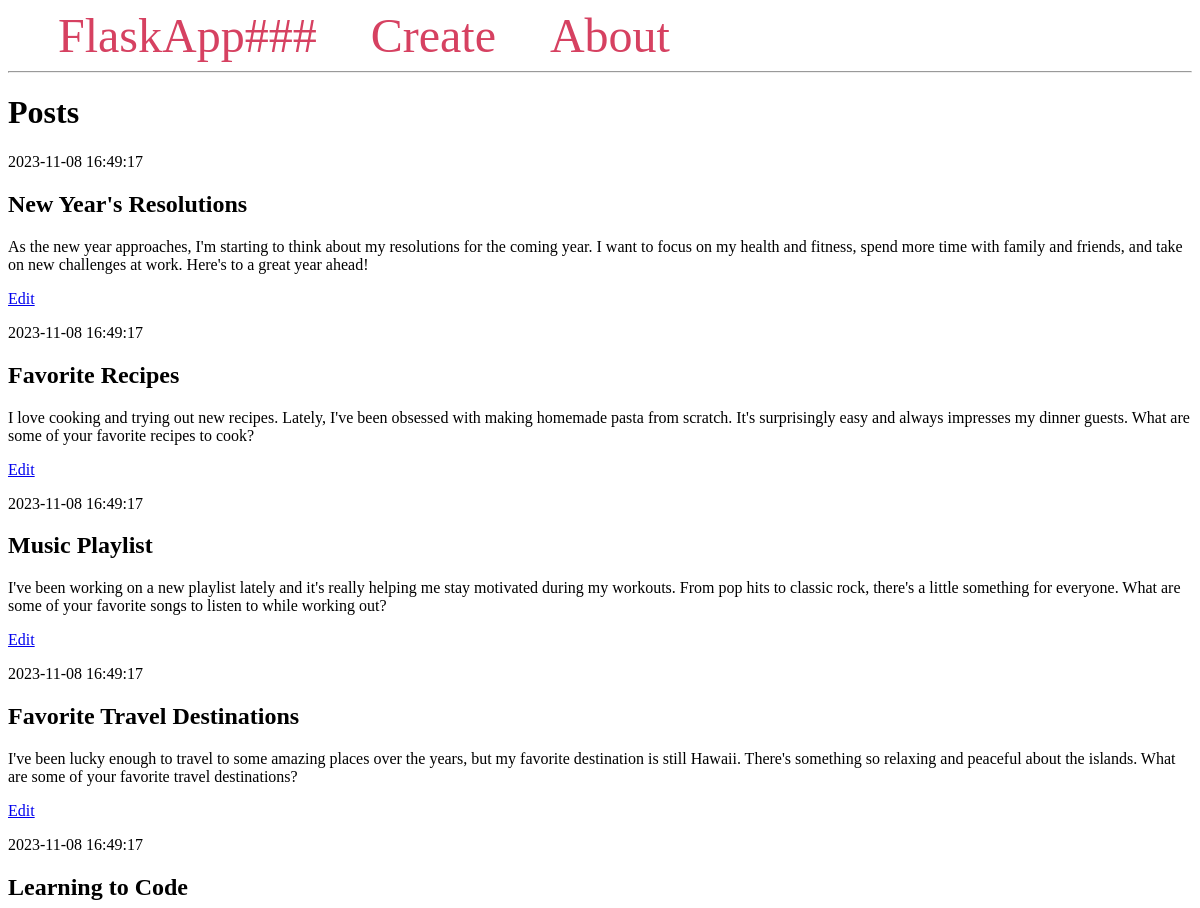
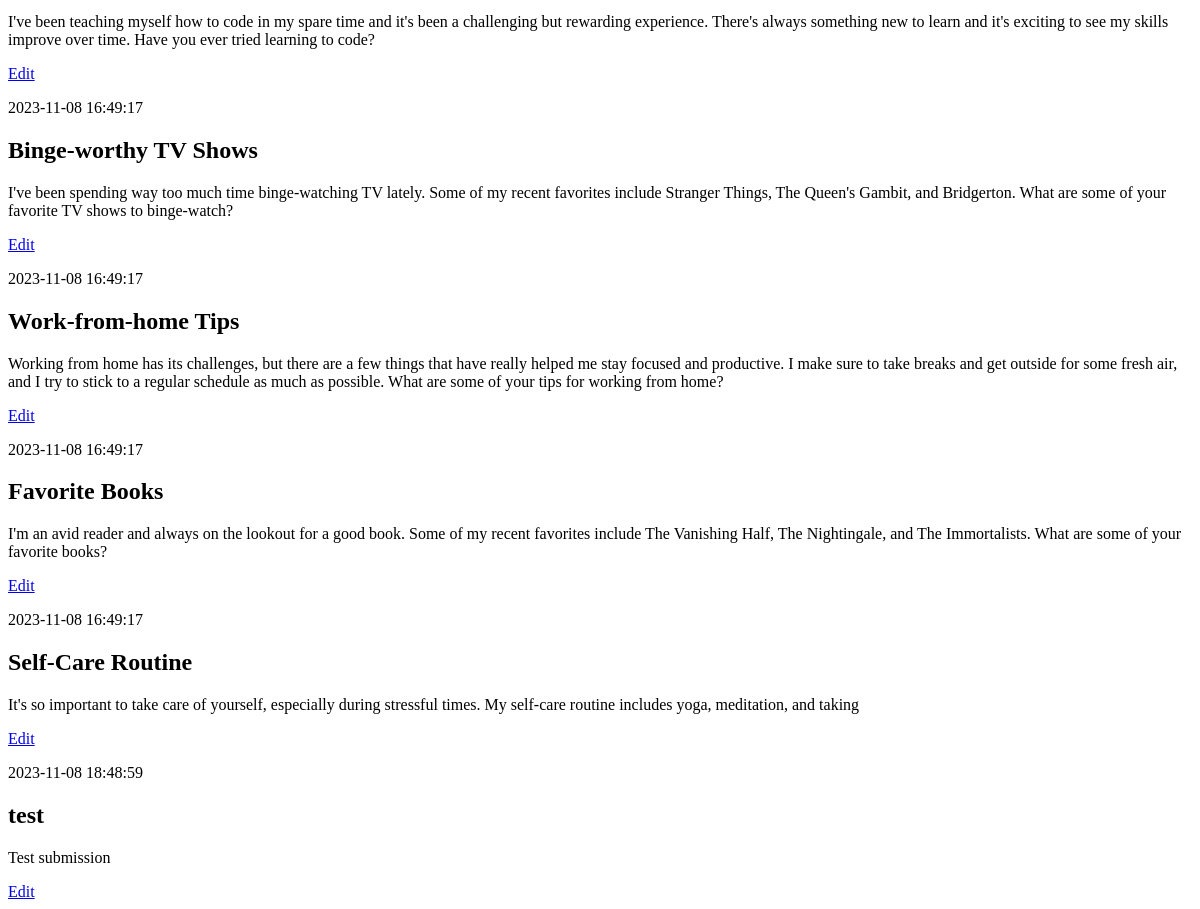
The page / on the database its author committed (2 pictures, top to bottom).
### tables this page shows
CREATE TABLE posts (
    id INTEGER PRIMARY KEY AUTOINCREMENT,
    created TIMESTAMP NOT NULL DEFAULT CURRENT_TIMESTAMP,
    title TEXT NOT NULL,
    content TEXT NOT NULL
);

### app.py (the view)
@app.route('/')
def index():
    conn = get_db_connection()
    query = 'SELECT * FROM posts'
    posts = conn.execute(query).fetchall()
    conn.close()
    return render_template('index.html', posts=posts)

### app.py (called while the page is built)
def get_db_connection():
    conn = sqlite3.connect('database.db')
    conn.row_factory = sqlite3.Row
    return conn

### templates/index.html
{% extends 'base.html' %}
{% block content %}
    <h1>{% block title %} Posts {% endblock %}</h1>
    {% for post in posts %}
        <div class ="posts">
            <p>{{post['created'] }}</p>
            <h2>{{post['title'] }} </h2>
            <p>{{post['content'] }}</p>
            <a href="{{ url_for('edit', id=post['id']) }}">Edit</a>
        </div>
    {% endfor %}
{% endblock %}

### templates/base.html (shortened to what this page needs)
<!DOCTYPE html>
<html lang="en">
<head>
</head>
<body>
    <nav>
        <a href="{{ url_for('index') }}">FlaskApp###</a>
        <a href="{{ url_for('create') }}">Create</a>
        <a href="#">About</a>
    </nav>
    <hr>
    <div class="content">
        {% block content %} {% endblock %}
    </div>
</body>
</html>

### templates/base.html (style rules this page uses)
nav a { color: #d64161; font-size: 3em; margin-left: 50px; text-decoration: none; }

### rows shown on the page
posts: created "2023-11-08 16:49:17", title "New Year's Resolutions", content "As the new year approaches, I'm starting to think about my resolutions for the coming year. I want to focus on my health and fitness, spend more time with family and friends, and take on new challenges at work. Here's to a great year ahead!"
posts: created "2023-11-08 16:49:17", title "Favorite Recipes", content "I love cooking and trying out new recipes. Lately, I've been obsessed with making homemade pasta from scratch. It's surprisingly easy and always impresses my dinner guests. What are some of your favorite recipes to cook?"
posts: created "2023-11-08 16:49:17", title "Music Playlist", content "I've been working on a new playlist lately and it's really helping me stay motivated during my workouts. From pop hits to classic rock, there's a little something for everyone. What are some of your favorite songs to listen to while working out?"
posts: created "2023-11-08 16:49:17", title "Favorite Travel Destinations", content "I've been lucky enough to travel to some amazing places over the years, but my favorite destination is still Hawaii. There's something so relaxing and peaceful about the islands. What are some of your favorite travel destinations?"
posts: created "2023-11-08 16:49:17", title "Learning to Code", content "I've been teaching myself how to code in my spare time and it's been a challenging but rewarding experience. There's always something new to learn and it's exciting to see my skills improve over time. Have you ever tried learning to code?"
posts: created "2023-11-08 16:49:17", title "Binge-worthy TV Shows", content "I've been spending way too much time binge-watching TV lately. Some of my recent favorites include Stranger Things, The Queen's Gambit, and Bridgerton. What are some of your favorite TV shows to binge-watch?"
posts: created "2023-11-08 16:49:17", title "Work-from-home Tips", content "Working from home has its challenges, but there are a few things that have really helped me stay focused and productive. I make sure to take breaks and get outside for some fresh air, and I try to stick to a regular schedule as much as possible. What are some of your tips for working from home?"
posts: created "2023-11-08 16:49:17", title "Favorite Books", content "I'm an avid reader and always on the lookout for a good book. Some of my recent favorites include The Vanishing Half, The Nightingale, and The Immortalists. What are some of your favorite books?"
posts: created "2023-11-08 16:49:17", title "Self-Care Routine", content "It's so important to take care of yourself, especially during stressful times. My self-care routine includes yoga, meditation, and taking"
posts: created "2023-11-08 18:48:59", title "test", content "Test submission"
